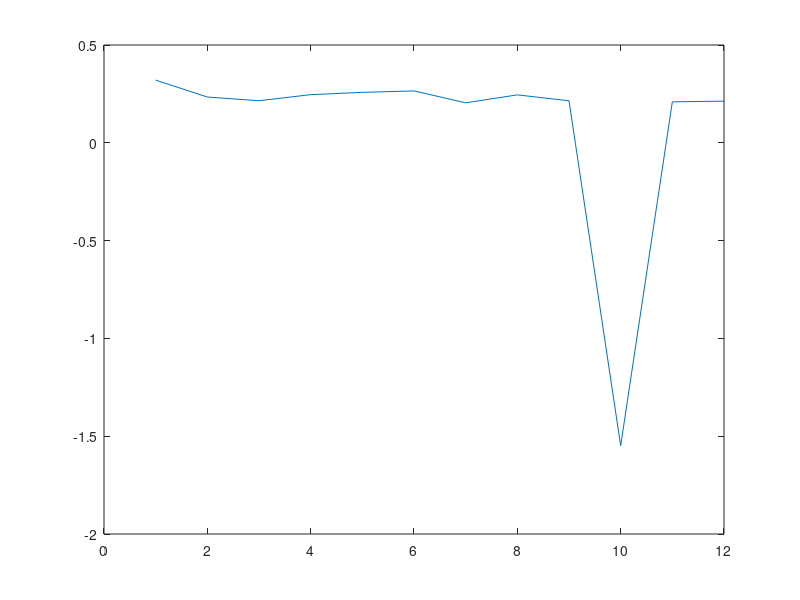
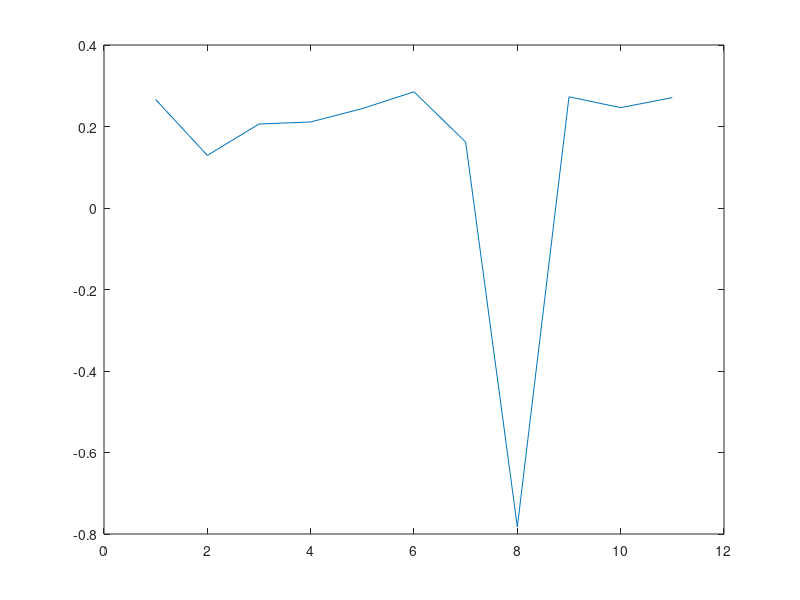
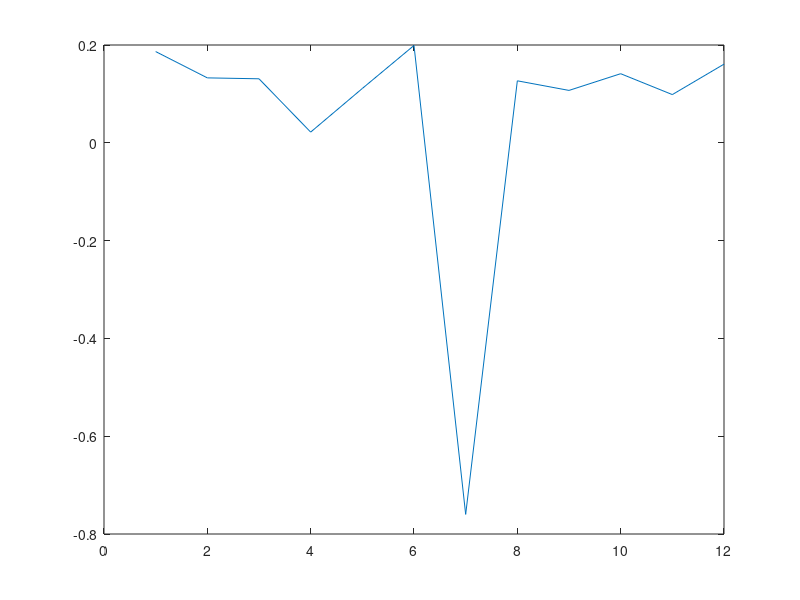
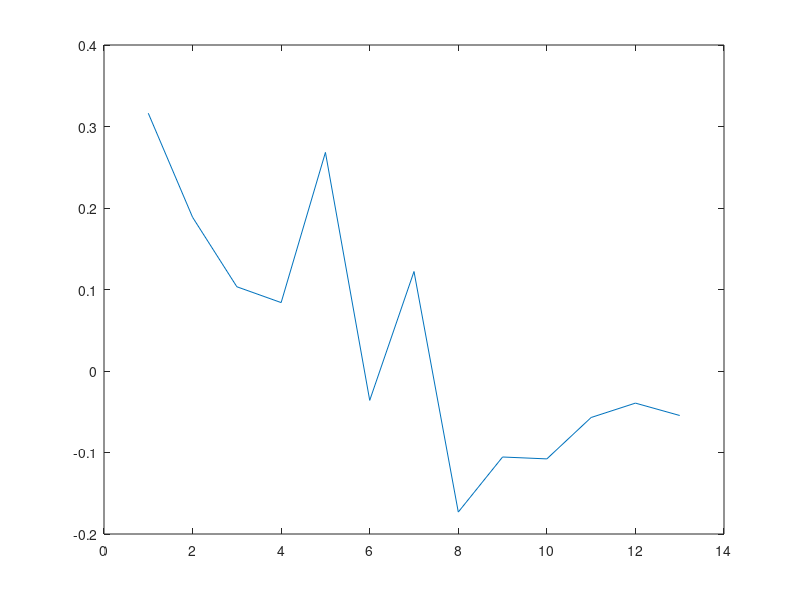

Write the MATLAB code that produced these figures, in order.
format long g;

%% Leer CSV
i = 0;
sujeto = [];
tiempo = [];
practica = [];
delay = [];
img = [];
snd = [];
target = [];
total_trials = [];
target_time = cell(1,1);
time_firstPress = cell(1,1);
time_lastPress = cell(1,1);
f = fopen('data/bloques.csv');

while 1    
    suj = fscanf(f, '%i,', [1 1]);
    if isempty(suj)
       break 
    end
    i = i + 1;
    
    sujeto(i) = suj;
    tiempo(i) = fscanf(f, '%f,', [1 1]);
    practica(i) = fscanf(f, '%i,', [1 1]);
    delay(i) = fscanf(f, '%f,', [1 1]);
    img(i) = fscanf(f, '%i,', [1 1]);
    snd(i) = fscanf(f, '%i,', [1 1]);
    target(i) = fscanf(f, '%i,', [1 1]);
    total_trials(i) = fscanf(f, '%i,', [1 1]);
    target_time{i} = fscanf(f, '%f:', [1 total_trials(i)]);
    fscanf(f, ',');
    time_firstPress{i} = fscanf(f, '%f:', [1 total_trials(i)]);
    fscanf(f, ',');
    time_lastPress{i} = fscanf(f, '%f:', [1 total_trials(i)]);
    fscanf(f, ',');
    fscanf(f, '\n');
end
fclose(f);


%% Meter cada trial en el struct Trials
num_bloques = i;
j = 1;
s = 0;
Trials = struct();
for b = 1 : num_bloques
   if s ~= sujeto(b)
       bloque_del_sujeto = 1;
       s = sujeto(b);
   else
       bloque_del_sujeto = bloque_del_sujeto + 1;
   end
   deltas = time_firstPress{b} - target_time{b};
   deltas(find(deltas < -100000)) = 0;
   delta_bloque(b) = mean(deltas);
   
   for k = 1 : total_trials(b)

       Trials(j).Sujeto = sujeto(b);
       Trials(j).Tiempo = tiempo(b);
       Trials(j).EsDePractica = practica(b);
       Trials(j).Delay = delay(b);
       Trials(j).HayImagen = img(b);
       Trials(j).HaySonido = snd(b);
       Trials(j).SeguirImagen = target(b);
       Trials(j).NumBloque = bloque_del_sujeto;
       Trials(j).NumBloqueOriginal = b;
       Trials(j).NumTrial = k;
       
       Trials(j).TiempoObjetivo = target_time{b}(k);
       Trials(j).PrimerTap = time_firstPress{b}(k);
       Trials(j).UltimoTap = time_lastPress{b}(k);

       j = j + 1;    
   end
end

clear sujeto tiempo practica delay img snd target bloque_del_sujeto total_trials target_time time_firstPress time_lastPress f b i j k s num_bloques suj

%% Plot de todos los deltas
k = 1;
m = 1;
deltas_img = [];
deltas_snd = [];
for s = 1000 : 1011
    j = 1;
    deltas = [];

    ultimo_nbo = 0;

	for i = 1 : size(Trials, 2)

	    if Trials(i).Sujeto ~= s % mirar solo un sujeto
	        continue
	    end
	    
	    if Trials(i).PrimerTap == -1 % no apreto nada
	        continue
	    end
	  
	    delta = Trials(i).PrimerTap - Trials(i).TiempoObjetivo;
	    %Si el bloque contiene al menos un trial con delta positivo, entonces lo pongo
	    if delta < -0.5  % sacar picos en -2
	        continue
	    end


	    nbo = Trials(i).NumBloqueOriginal;
        if nbo == ultimo_nbo
            continue
        end
        ultimo_nbo = nbo;

        if ~Trials(i).HayImagen && Trials(i).HaySonido  && ~Trials(i).EsDePractica 
        	deltas_snd(k) = delta_bloque(nbo)
        	k = k + 1
        end

        if Trials(i).HayImagen && ~Trials(i).HaySonido  && ~Trials(i).EsDePractica
        	deltas_img(m) = delta_bloque(nbo);
        	m = m + 1
        end

	    deltas(j) = delta_bloque(nbo);
	    
        if delta_bloque(nbo) < -0.5
            disp('pifie feo aca')
            disp(Trials(i).Delay)
            disp(Trials(i).SeguirImagen)
            disp(Trials(i).HayImagen)
            disp(Trials(i).HaySonido)
        end
        j = j + 1;
	end
    if ~isempty(deltas)
         figure;
         plot(deltas);
    end
end
%Mostrar el promedio de todos los sujetos con solo imagen y con solo sonido
mean(deltas_snd)
mean(deltas_img)
